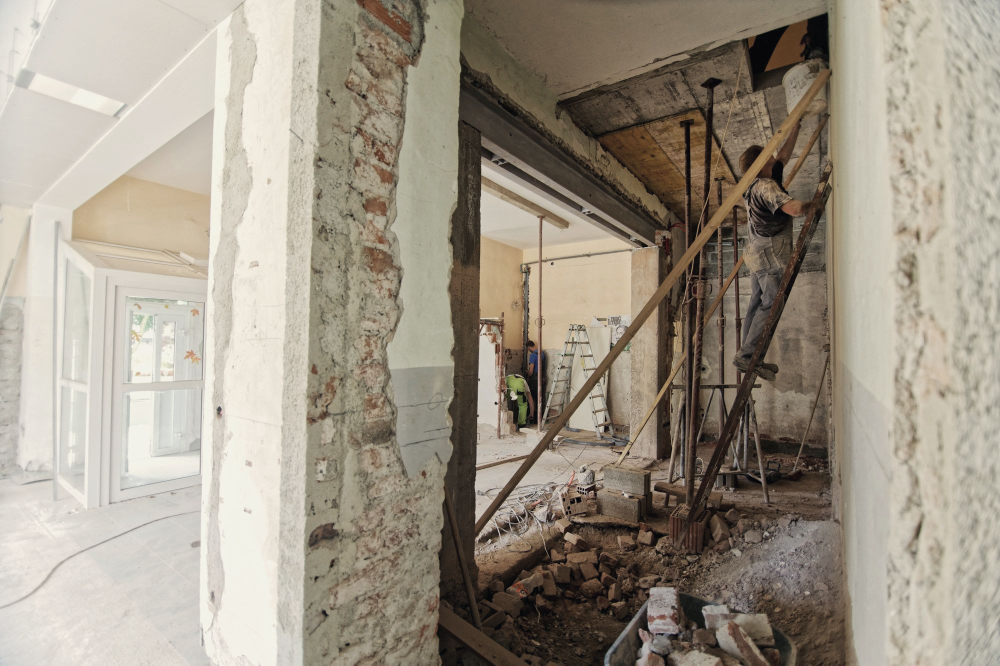
#> input picture img/c-ince.jpg, 2000 x 1331 px (shown at 1/2 size)
$ python cizim.py ../img/c-ince.jpg ../img/c-teslim.jpg 5 5
#> lines starting #> are read from the running program, lines starting #| are printed output that depends on the picture
import sys, cv2, numpy as np
src, out, lo, hi = sys.argv[1], sys.argv[2], int(sys.argv[3]), int(sys.argv[4])
im = cv2.imread(src); h, w = im.shape[:2]
#> further down, im is the input picture: shape (1331, 2000, 3); mean B, G, R 136.2, 150.5, 159.5
g = cv2.cvtColor(im, cv2.COLOR_BGR2GRAY)
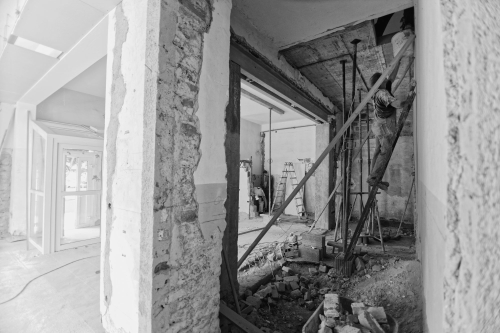
#> g: shape (1331, 2000) (shown at 1/4 size); min 0, max 252, mean 151.5
g = cv2.bilateralFilter(g, 9, 60, 60)
e = cv2.Canny(g, lo, hi)
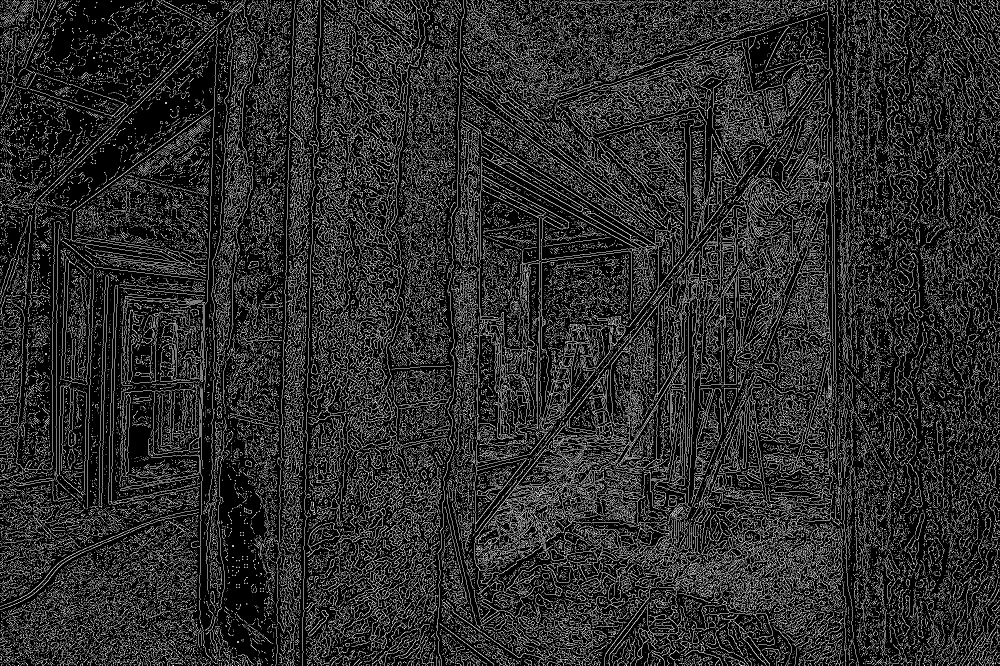
#> e: shape (1331, 2000) (shown at 1/2 size); 17.1% white in thin lines or dots
# küçük gürültüleri at: kısa kontürleri sil
n, lab, st, _ = cv2.connectedComponentsWithStats(e, 8)
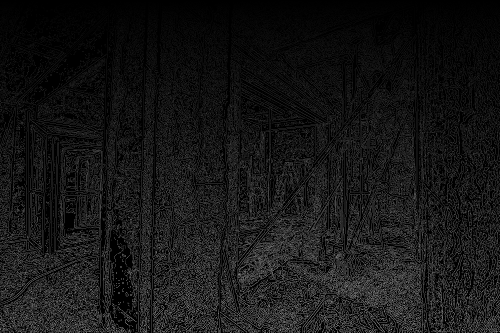
#> lab: shape (1331, 2000) int32 (shown at 1/4 size); min 0, max 70464, mean 6087.9; drawn with min black and max white
#> n = 70465
keep = np.zeros_like(e)
for i in range(1, n):
    if st[i, cv2.CC_STAT_WIDTH] + st[i, cv2.CC_STAT_HEIGHT] >= 40: keep[lab == i] = 255
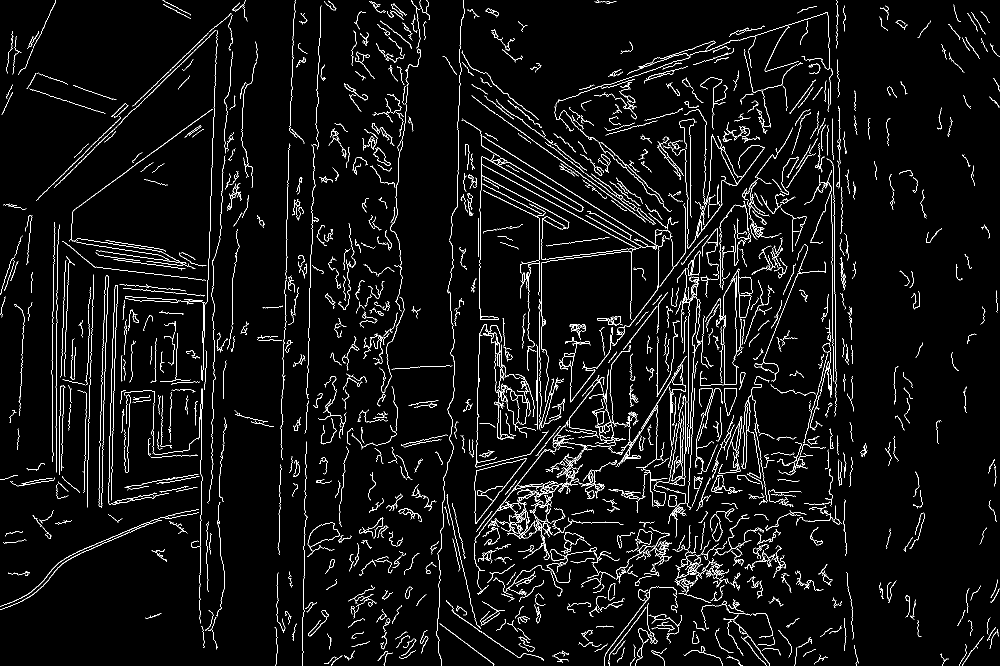
#> keep: shape (1331, 2000) (shown at 1/2 size); 4.3% white in thin lines or dots
e = cv2.GaussianBlur(keep, (3, 3), 0)
bg = np.zeros((h, w, 3), np.float32); bg[:] = (20, 17, 15)  # BGR grafit
# pafta ızgarası
grid = np.zeros((h, w), np.float32)
for x in range(0, w, 60): grid[:, x] = 1
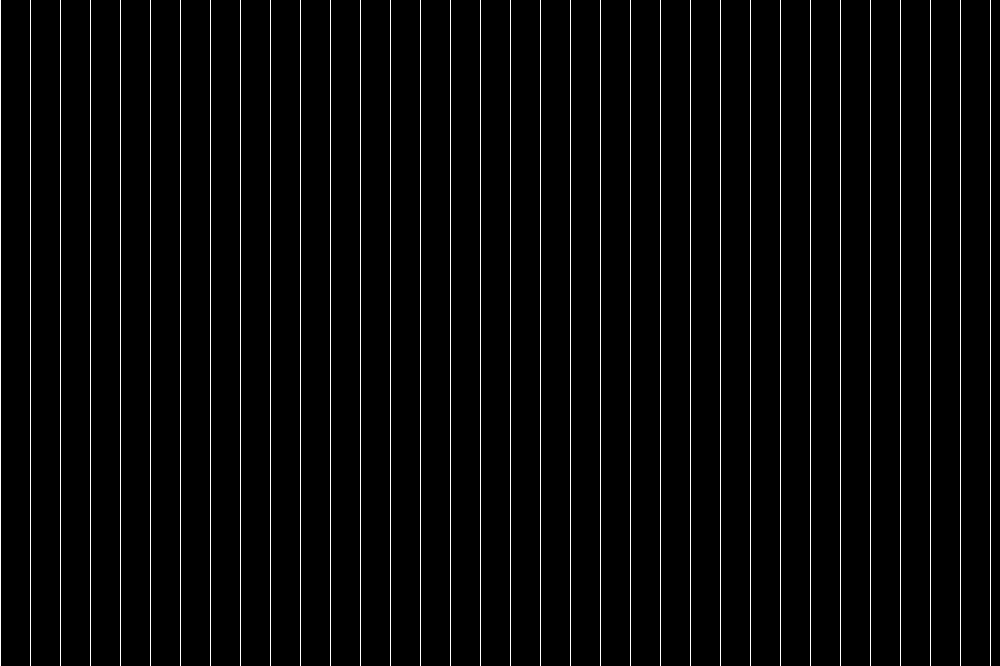
#> grid: shape (1331, 2000) float32 (shown at 1/2 size); values 0 (black) and 1 (white), 1.7% white in thin lines or dots
for y in range(0, h, 60): grid[y, :] = 1
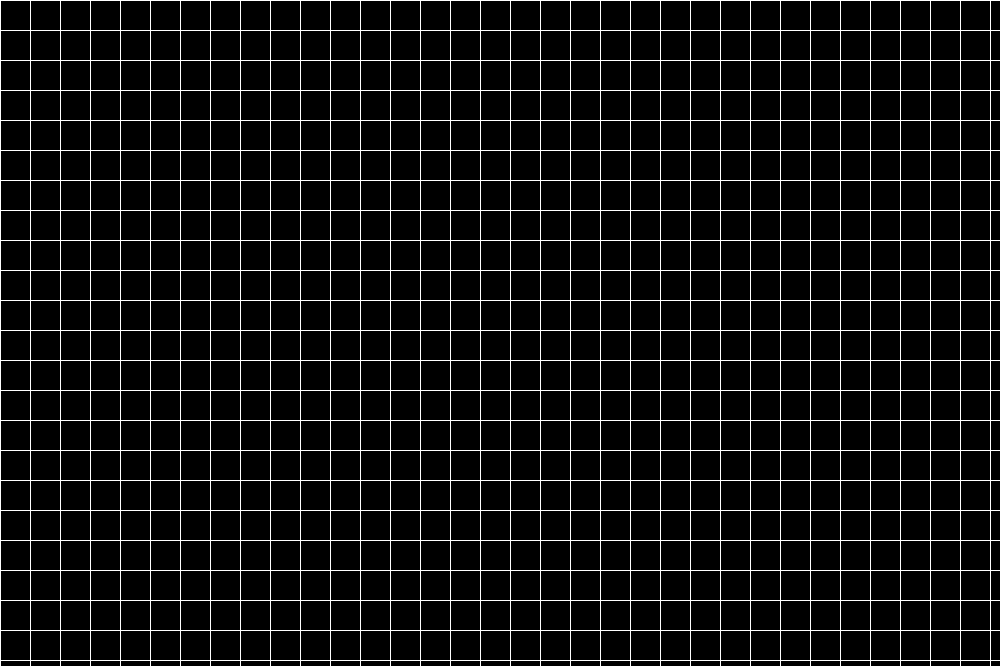
#> grid: shape (1331, 2000) float32 (shown at 1/2 size); values 0 (black) and 1 (white), 3.4% white in thin lines or dots
ink = np.array((220, 228, 236), np.float32)  # açık kâğıt beyazı
bg += grid[..., None] * 0.06 * (ink - bg)
a = (e.astype(np.float32) / 255)[..., None] * 0.9
res = bg * (1 - a) + ink * a
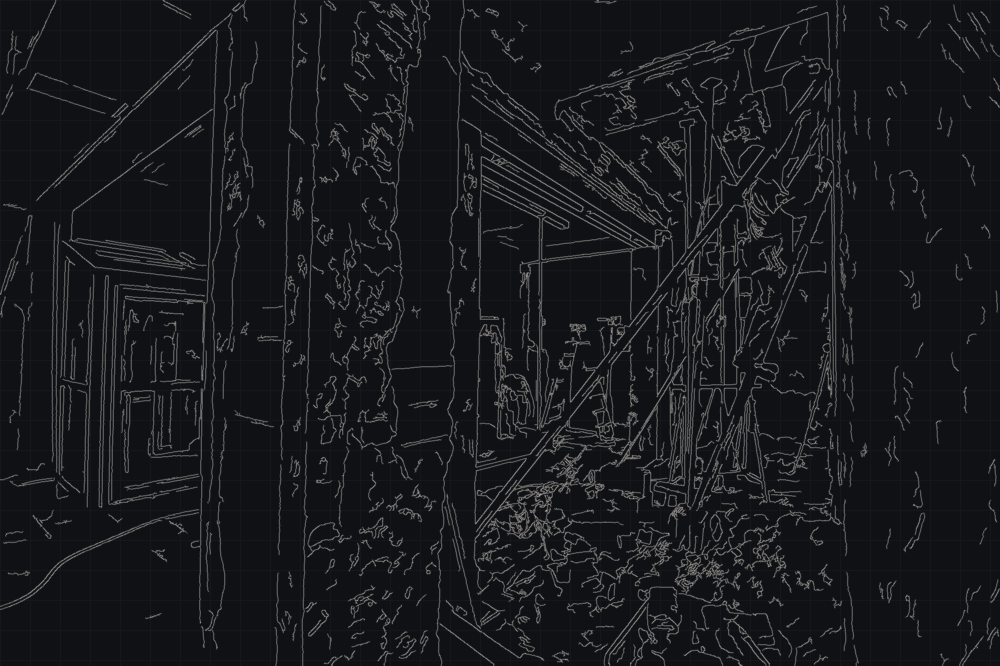
#> res: shape (1331, 2000, 3) float32 (shown at 1/2 size); mean of channels 0, 1, 2 27.8, 24.9, 24.6; drawn as B, G, R
cv2.imwrite(out, res.astype(np.uint8), [cv2.IMWRITE_JPEG_QUALITY, 88])

$ run again, on img/h-donati.jpg
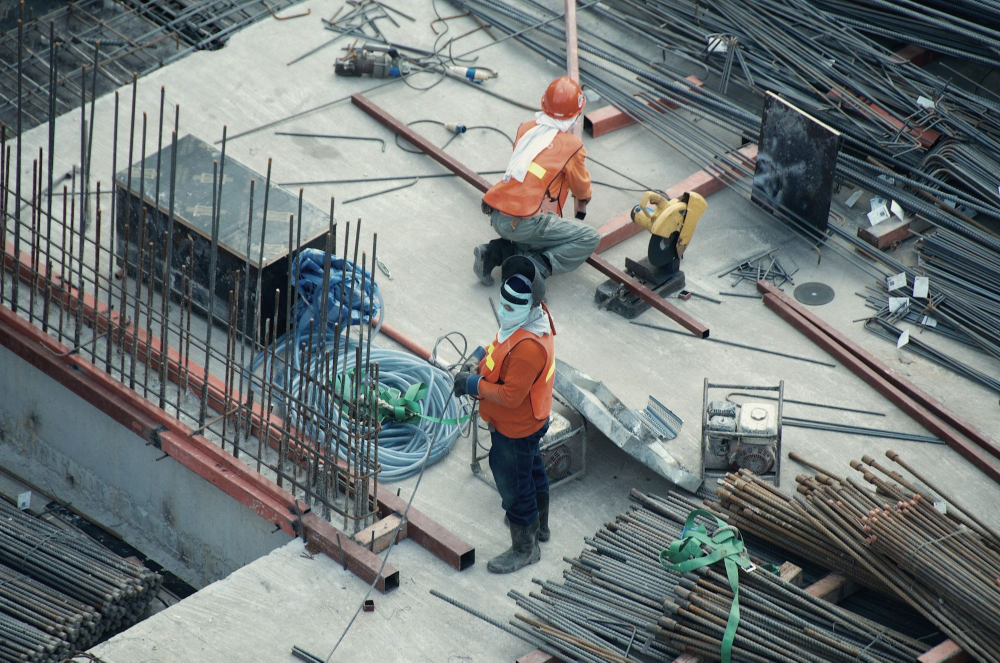
#> input picture img/h-donati.jpg, 2000 x 1325 px (shown at 1/2 size)
#> im is the input picture: shape (1325, 2000, 3); mean B, G, R 120.9, 121.2, 114.2
#> n = 53802
#> after the loop `for y in range(0, h, 60): grid[y, :] = 1`:
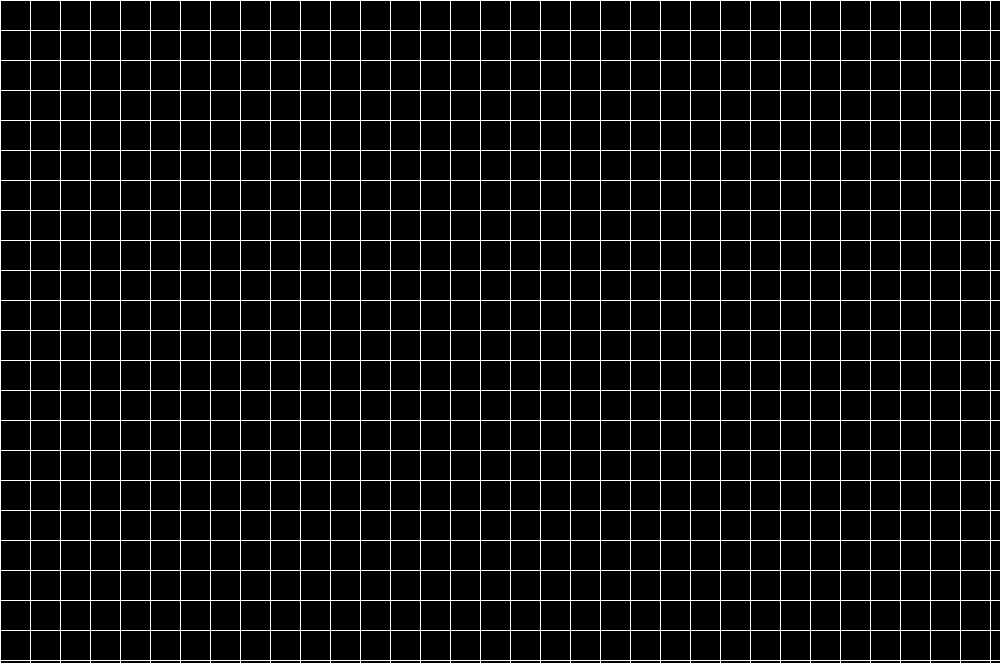
#> grid: shape (1325, 2000) float32 (shown at 1/2 size); values 0 (black) and 1 (white), 3.4% white in thin lines or dots
#> `res = bg * (1 - a) + ink * a`:
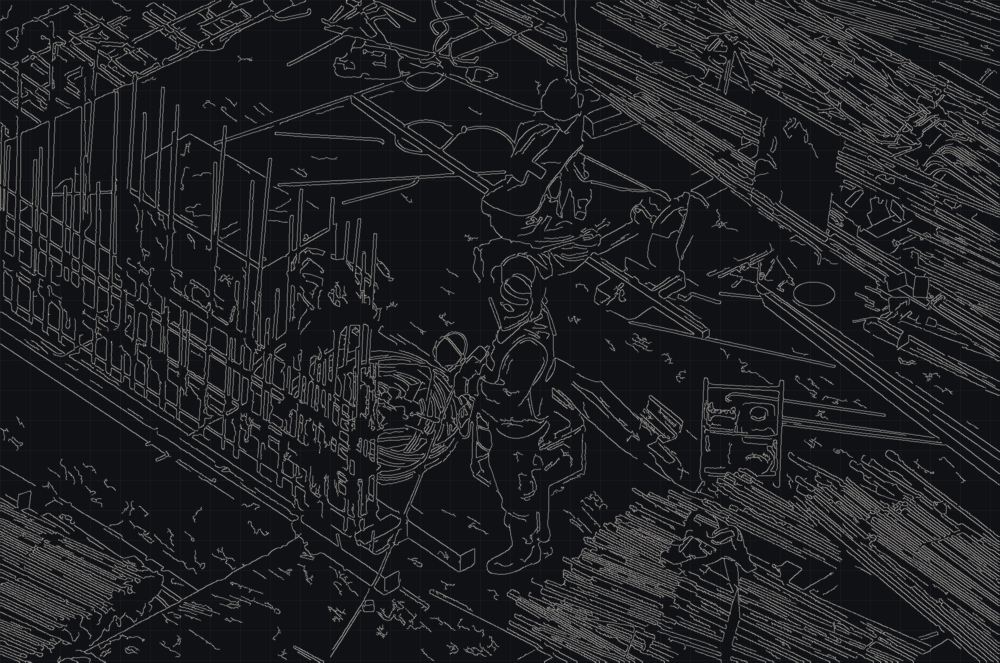
#> res: shape (1325, 2000, 3) float32 (shown at 1/2 size); mean of channels 0, 1, 2 35.6, 33.6, 33.5; drawn as B, G, R

$ run again, on img/h-saha.jpg
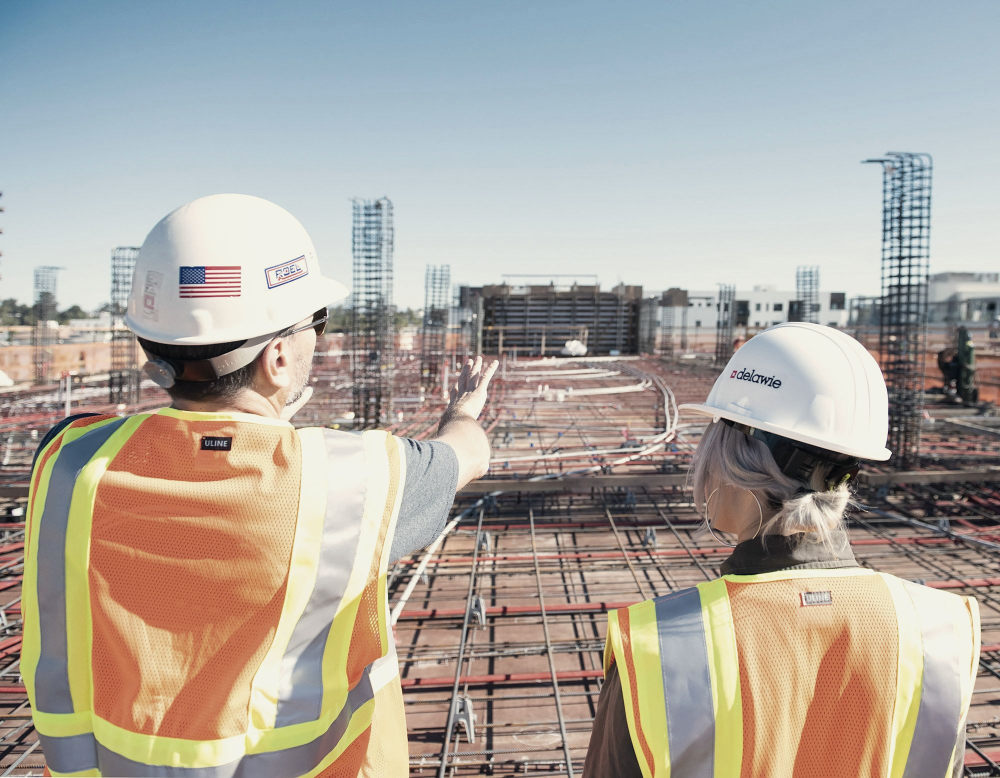
#> input picture img/h-saha.jpg, 2000 x 1556 px (shown at 1/2 size)
#> im is the input picture: shape (1556, 2000, 3); mean B, G, R 158.5, 166.7, 172.8
#> `e = cv2.Canny(g, lo, hi)`:
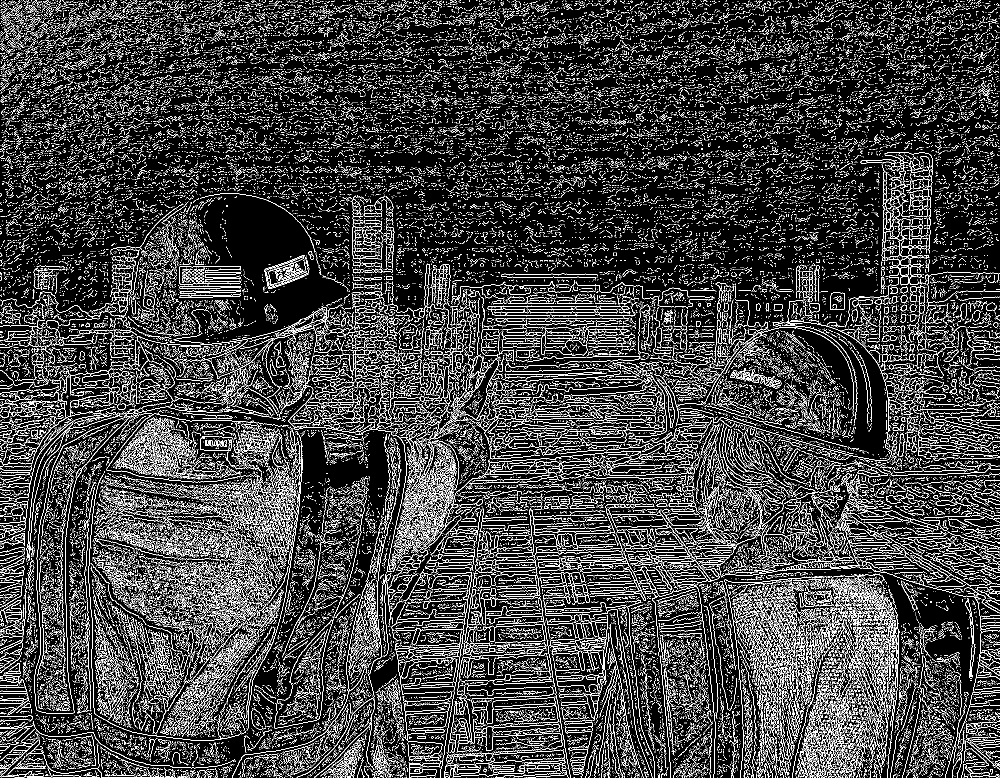
#> e: shape (1556, 2000) (shown at 1/2 size); 14.8% white in thin lines or dots
#> n = 69748
#> `res = bg * (1 - a) + ink * a`:
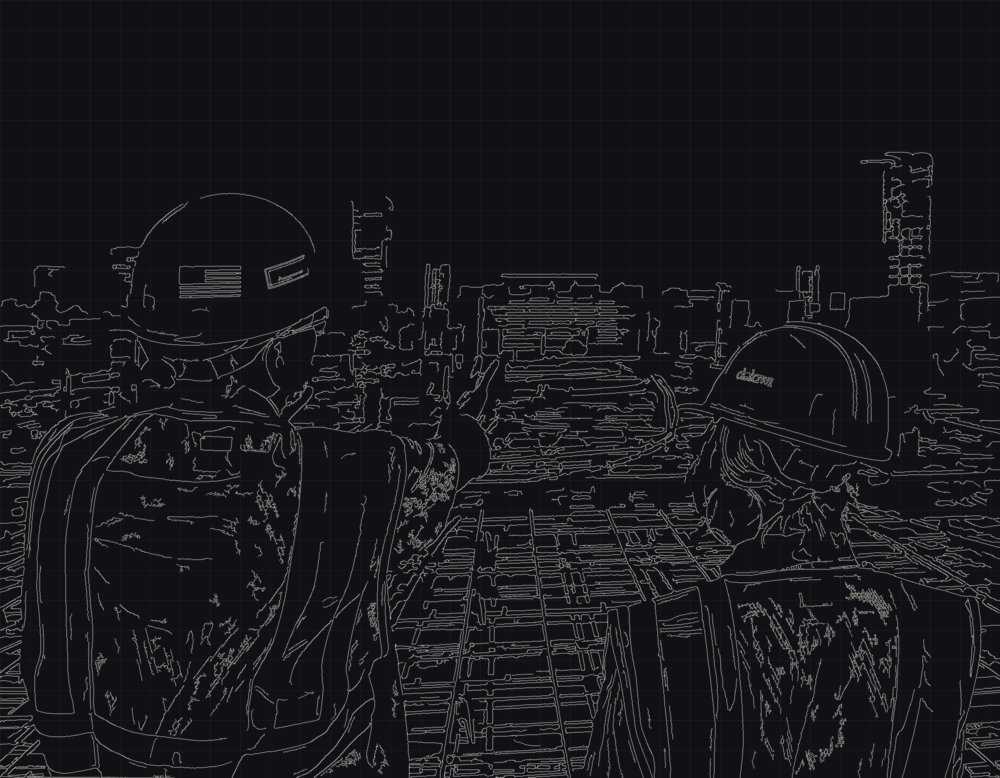
#> res: shape (1556, 2000, 3) float32 (shown at 1/2 size); mean of channels 0, 1, 2 27.6, 25.1, 24.5; drawn as B, G, R
